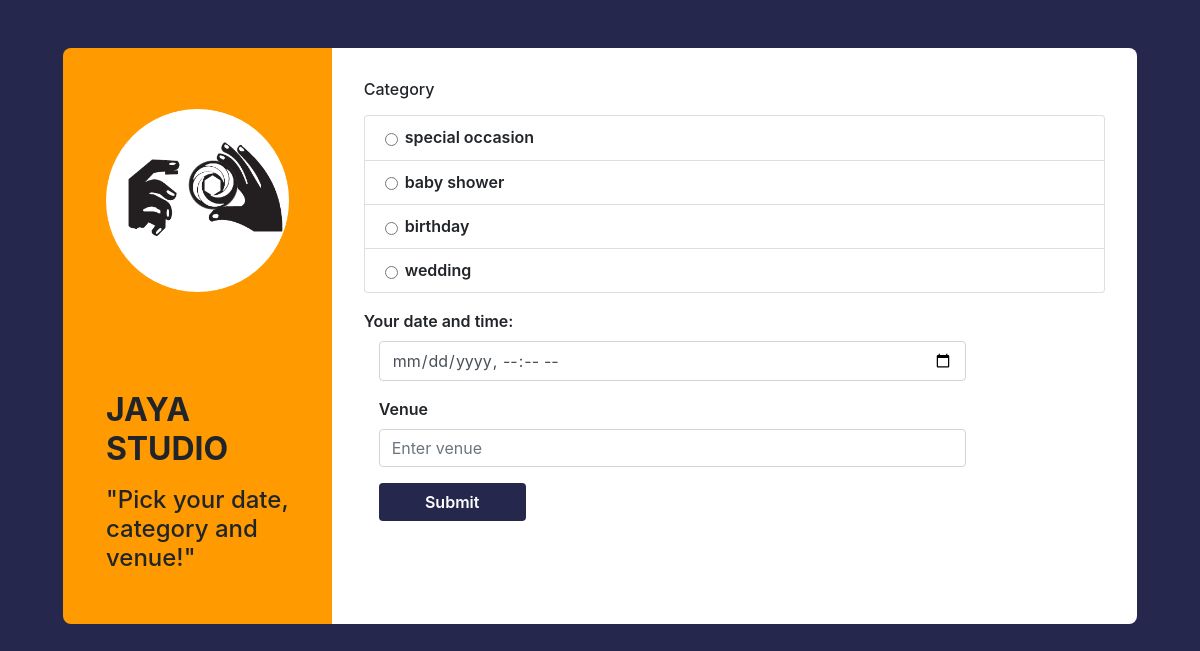
Page /booking_form.php?num=2 on the committed database.
### tables this page shows
CREATE TABLE `photostudio` (
  `stud_id` int(11) NOT NULL,
  `stud_profile_pic` varchar(100) NOT NULL,
  `stud_name` varchar(50) DEFAULT NULL,
  `stud_phone` varchar(12) DEFAULT NULL,
  `stud_email` varchar(50) DEFAULT NULL,
  `stud_password` varchar(100) DEFAULT NULL,
  `stud_rating` int(11) DEFAULT NULL,
  `stud_address` varchar(60) DEFAULT NULL,
  `stud_city` varchar(50) NOT NULL,
  `stud_description` varchar(200) NOT NULL,
  `studio_val` int(11) NOT NULL
);

CREATE TABLE `category` (
  `categ_name` varchar(50) NOT NULL,
  `stud_id` int(11) DEFAULT NULL
);

### booking_form.php (the view, shortened to what this page needs)
<?php
include 'db_connect.php';
$studio_id = $_GET["num"];
?>
<!DOCTYPE html>
<html>
<head>
  <link rel="stylesheet" href="https://maxcdn.bootstrapcdn.com/bootstrap/4.0.0/css/bootstrap.min.css">
</head>
<body>
  <form action="booking_form.php?num=<?php echo $studio_id ?>" method="POST">
    <div class="container contact">
      <div class="row">
        <div class="col-md-3">
          <div class="contact-info">
            <img src="resources/img/logx.png" alt="image" / style="width: 100%; height: auto;">
            <br>
            <br>
            <br>
            <br>
            <?php
            $sql = "select * from photostudio where stud_id = '$studio_id'";
            $result = mysqli_query($conn, $sql);
            while ($row = mysqli_fetch_assoc($result)) {
              $studio_name = $row["stud_name"];
            }
            ?>
            <h2 style="text-transform:uppercase;"><b><?php echo $studio_name; ?> </b></h2>
            <h4>"Pick your date, category and venue!"</h4>
          </div>
        </div>
        <div class="col-md-9">
          <div class="contact-form">
            <div class="form-group ">
              <div class="form-group ">
                <la class="h6 ">
                  <p>Category</p>
                  <ul class="list-group">
                    <?php
                    $sql = "select * from category  where stud_id = '$studio_id'";
                    $result = mysqli_query($conn, $sql);
                    while ($row = mysqli_fetch_assoc($result)) {
                      $category = $row["categ_name"];
                      echo '
                    <li class="list-group-item col-12">
                      <div class="form-check">
                        <input class="form-check-input" type="radio" name="category" id="exampleRadios1" value="' . $category . '">
                        <label class="form-check-label" for="exampleRadios1">' . $category . '
                        </label>
                      </div>
                    </li>';
                    } ?>
                  </ul>
                </la>
              </div>
            </div>
            <div class="form-group">
              <label for="birthdaytime">Your date and time:</label>
              <div class="col-sm-10">
                <input type="datetime-local" id="booking" name="booking" class="form-control">
              </div>
            </div>
            <div class="form-group">
              <label class="control-label col-sm-2">Venue</label>
              <div class="col-sm-10">
                <input class="form-control" placeholder="Enter venue" name="venue">
              </div>
            </div>
            <div class="form-group">
              <div class="col-sm-offset-2 col-sm-10">
                <button type="submit" class="btn btn-default" name="submit">Submit</button>
              </div>
            </div>
          </div>
        </div>
      </div>
    </div>
  </form>
</body>
</html>

### booking_form.php (style rules this page uses)
body { background-color: #25274d; }
.contact { padding: 4%; height: 400px; }
.col-md-3 { background: #ff9b00; padding: 4%; border-top-left-radius: 0.5rem; border-bottom-left-radius: 0.5rem; }
.contact-info { margin-top: 10%; }
.contact-info img { margin-bottom: 15%; }
.contact-info h2 { margin-bottom: 10%; }
.col-md-9 { background: #fff; padding: 3%; border-top-right-radius: 0.5rem; border-bottom-right-radius: 0.5rem; }
.contact-form label { font-weight: 600; }
.contact-form button { background: #25274d; color: #fff; font-weight: 600; width: 25%; }

### rows in the picture
photostudio: stud_name "JAYA STUDIO"
category: categ_name "special occasion"
category: categ_name "baby shower"
category: categ_name "birthday"
category: categ_name "wedding"
